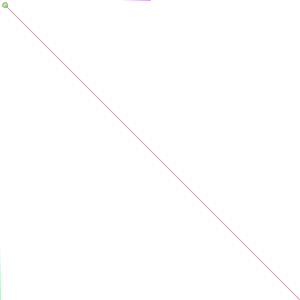
Frame 1 (no input)
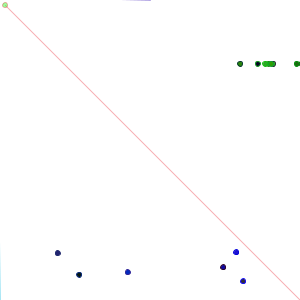
Frame 60 (the mouse pressed at the canvas centre just before this capture)
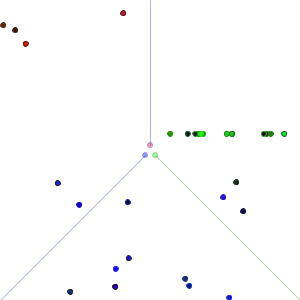
Frame 120 (the mouse held since frame 60 and released just before this capture)

The Processing sketch that drew these frames (run headless with seeded random() and noise(); from frame 60 on, the mouse is pressed at the canvas centre):

// Processing sketch: processing_100299
// ── processing_100299.pde

boolean odd = false;
int x;
int y;
int timer;
float speed;
int score;
RedDot dot;
Cursor c;
ArrayList RD;
ArrayList BD;
ArrayList GD;
void setup() {  // this is run once.   
    // set the background color
    background(255);
    // canvas size (Integers only, please.)
    size(300, 300);
    // smooth edges
    smooth();
    // limit the number of frames per second
    frameRate(30);
    dot = new RedDot();
    
    c = new Cursor(mouseX, mouseY);
    
    RD = new ArrayList();
    
    BD = new ArrayList();
    
    GD = new ArrayList();
    
    speed = 1;
    
    score = 0;
 
    //
    
    for(int i = 1; i <= 15; i++) {
      RedDot r = new RedDot();
      RD.add(r);
    }
    
    for(int i = 1; i <= 15; i++) {
      BlueDot b = new BlueDot();
      BD.add(b);
    }
    
    for(int i = 1; i <= 15; i++) {
      GreenDot b = new GreenDot();
      GD.add(b);
    }
    
}
void draw() {  // this is run repeatedly.  
    /*if(c.RedDotHit(dot)){
      dot.reset();
      System.out.println("HIT");
    }*/
    
    background(255);
    
    for ( int i = 0; i < RD.size(); i++ ) {
     RedDot r = (RedDot) RD.get(i);
     r.move();
     r.draw();
     if(c.RedDotHit(r)) {
       r.reset();
      
     }
    }
     
     for ( int i = 0; i < RD.size(); i++ ) {
     GreenDot g = (GreenDot) GD.get(i);
     g.move();
     g.draw();
     /*if(c.RedDotHit(g)) {
       g.reset();
     }*/
   }
   
   for ( int i = 0; i < BD.size(); i++ ) {
     BlueDot b = (BlueDot) BD.get(i);
     b.move();
     b.draw();
     /*if(c.BlueDotHit(b)) {
       b.reset();
     }*/
    }
   
    
    speed = 1 + millis() * .00005;
    dot.move();
    dot.draw();
    c = new Cursor(mouseX, mouseY);
    c.draw();
    
    /*if( c.RedDotHit(dot) ) {
      dot.reset();
    }*/    
}
class RedDot {
    private float x;
    private float y;
    
    private int hp;
    
    private int rad;
   
    RedDot() {
      x = random(-200,0);
      y = random(-200,0);
      
      hp = 5;
      
      rad = 5;
      
      //speed = 1;
    }
    void draw() {
      stroke( random(255), random(50), random(50) );
      strokeWeight(1);
      fill ( random(255), random(50), random(50) );
      ellipse( x, y, rad, rad );
    }
    public float getX() {
      return X;
    }
    public int getRad() {
      
      return rad;
      
    }
    public float getY() {
      return Y;
    }
    
    public int getHP() {
      
      return hp;
      
    }
    
    public void setHP( int h) {
      
      hp = h;
      
    }
    
    public void reset() {
      x = random(-200,0);
      y = random(-200,0);
      
    }
    public void move() {
      if( x >= width && y >= height ) {
          reset();
      }
      x+=speed;
      y+=speed;
    }
}
class BlueDot extends RedDot {
  
  private float x;
  
  private float y;
  
  private int hp;
  
  private int rad;
 
 BlueDot() {
    
   x = random(width/2.0-100, width/2.0 + 100);
   
   y = random(height, height + 200);
   
   hp = 5;
   
   rad = 5;
  
 } 
 
 void draw() {
   
   stroke (random(50), random(50), random(255));
   
   strokeWeight(1);
   fill ( random(50), random(50), random(255) );
   ellipse( x, y, rad, rad );
   
 }
 
 public void move() {
      if( y <= 0 ) {
          reset();
      }
      y-=speed;
  }
  
  public void reset() {
      x = random(width/2.0-100, width/2.0 + 100);
      y = random(height, height + 200);   
  }
  
}
 class GreenDot extends RedDot {
   
  private float x;
  
  private float y;
  
  private int hp;
  
  private int rad;
 
 GreenDot() {
    
   x = random(width, width + 200);
   
   y = random(0, -200);
   
   hp = 5;
   
   rad = 5;
  
 } 
 
 void draw() {
   
   stroke (random(50), random(255), random(50));
   
   strokeWeight(1);
   fill ( random(50), random(255), random(50) );
   ellipse( x, y, rad, rad );
   
 }
 
 public void move() {
      if( x < 0 && y > height ) {
          reset();
      }
      
      x-=speed;
      y+=speed;
  }
  
  public void reset() {
      x = random(width, width + 200);
      y = random(0, -200);   
  }
  
 }
public class Cursor {
    private float curX;
    private float curY;
   
    private float randBotLeft = 0;
   
    private float randBotRight = width;
   
    private float top = width/2.0;
   
    public Cursor(float x, float y) {
      curX = x;
      curY = y;
    }
    public void draw() {
      stroke(random(50), random(255), random(255), 90);
      line(curX-5, curY+5, randBotLeft, height);
      
      fill(0, 0, 255, 100);
      
      ellipse(curX-5, curY+5, 5, 5);
      stroke(random(255), random(255), random(50), 90);
      smooth();
      strokeWeight(1);
      line(curX+5, curY+5, randBotRight, height);
      
      fill(0, 255, 0, 100);
      
      ellipse(curX+5, curY+5, 5, 5);
      smooth();
      strokeWeight(1);
      
      stroke(random(255), random(50), random(255), 90);
      line(curX, curY-5, top, 0);
      
      fill( 255, 0, 0, 100);
      
      ellipse(curX, curY-5, 5, 5);
      strokeWeight(1);
      
      //fill(209);
      
      //stroke(209);
      //ellipse(curX, curY, 40, 40);
    }
   
    public boolean RedDotHit(RedDot r) {
       /*float q = (0-curY)/(top - curX);
       System.out.println(q);
       // y1 is curY, x1 is curX
       float xCor = (r.getX()/q + r.getY() + curX * q - curY)/(q+1/q);
       float yCor = q*(xCor-curX)+ curY;
       System.out.println(dist(xCor, yCor, r.getX(), r.getY()));
       return dist(xCor, yCor, r.getX(), r.getY()) <= r.getRad();*/
       
       /*float q = (curY - height)/curX;
       float xCor = (r.getX()/q + r.getY() - width)/(q + 1/q);
       float yCor = q * xCor + height;
       return dist(xCor, yCor, r.getX(), r.getY()) <= r.getRad();*/
       
       float q = (curY)/(curX - top);
       float xCor = (1/q + r.getY() + q)/(q + 1/q);
       float yCor = q * (xCor - 1);
       ellipse(xCor, yCor, 2, 2);
        System.out.println("Coordinates of Dot: " + r.getX() + " " + r.getY());
        System.out.println("Intersection at " + xCor + ", " + yCor + " Distance of " + dist(xCor, yCor, r.getX(), r.getY()));
       return dist(xCor, yCor, r.getX(), r.getY()) <= r.getRad() && xCor > curX;    
       
    }
}
